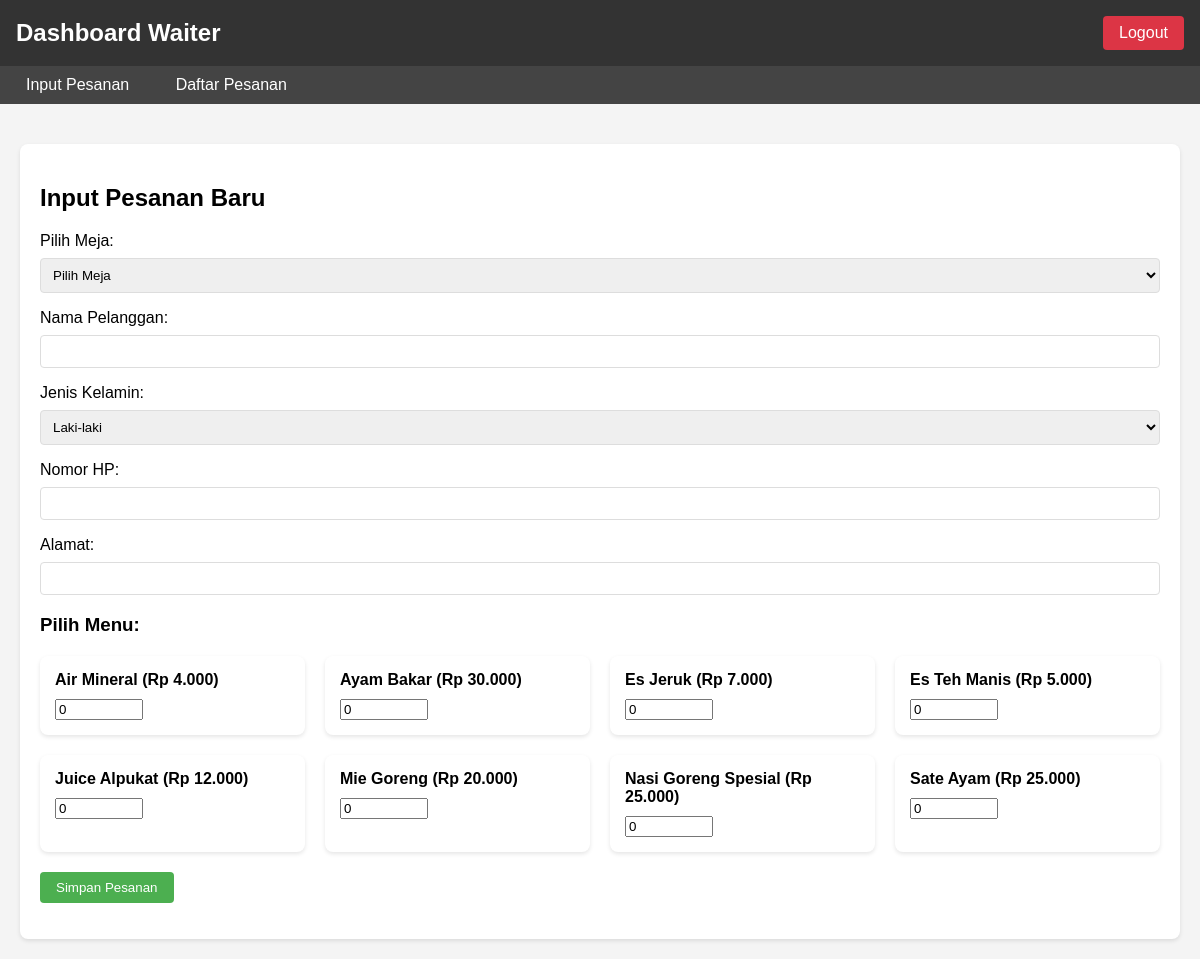
The app's page /pages/waiter/ (signed in) with its own data.
### tables this page shows
CREATE TABLE menu (
    id_menu BIGINT UNSIGNED PRIMARY KEY AUTO_INCREMENT,
    nama_menu VARCHAR(255) NOT NULL,
    harga INT NOT NULL,
    created_at TIMESTAMP DEFAULT CURRENT_TIMESTAMP,
    updated_at TIMESTAMP DEFAULT CURRENT_TIMESTAMP ON UPDATE CURRENT_TIMESTAMP
);

### pages/waiter/index.php (the view, shortened to what this page needs)
<?php
require_once '../../config/database.php';
$query_menu = "SELECT * FROM menu ORDER BY nama_menu ASC";
$result_menu = mysqli_query($conn, $query_menu);
?>
<!DOCTYPE html>
<html lang="id">
<head>
</head>
<body>
    <div class="header">
        <h1>Dashboard Waiter</h1>
        <a href="../../logout.php" class="btn btn-danger">Logout</a>
    </div>
    <div class="nav">
        <a href="index.php">Input Pesanan</a>
        <a href="pesanan.php">Daftar Pesanan</a>
    </div>
    <div class="container">
        <div class="form-container">
            <h2>Input Pesanan Baru</h2>
            <form method="POST">
                <div class="form-group">
                    <label for="meja_id">Pilih Meja:</label>
                    <select id="meja_id" name="meja_id" required>
                        <option value="">Pilih Meja</option>
                    </select>
                </div>
                <div class="form-group">
                    <label for="nama_pelanggan">Nama Pelanggan:</label>
                    <input type="text" id="nama_pelanggan" name="nama_pelanggan" required>
                </div>
                <div class="form-group">
                    <label for="jenis_kelamin">Jenis Kelamin:</label>
                    <select id="jenis_kelamin" name="jenis_kelamin" required>
                        <option value="laki-laki">Laki-laki</option>
                    </select>
                </div>
                <div class="form-group">
                    <label for="no_hp">Nomor HP:</label>
                    <input type="text" id="no_hp" name="no_hp">
                </div>
                <div class="form-group">
                    <label for="alamat">Alamat:</label>
                    <input type="text" id="alamat" name="alamat">
                </div>
                <h3>Pilih Menu:</h3>
                <div class="menu-list">
                    <?php mysqli_data_seek($result_menu, 0); ?>
                    <?php while ($menu = mysqli_fetch_assoc($result_menu)): ?>
                        <div class="menu-item">
                            <label>
                                <?php echo htmlspecialchars($menu['nama_menu']); ?>
                                (Rp <?php echo number_format($menu['harga'], 0, ',', '.'); ?>)
                            </label>
                            <input type="number" name="menu[<?php echo $menu['id_menu']; ?>]" value="0" min="0">
                        </div>
                    <?php endwhile; ?>
                </div>
                <div class="form-group" style="margin-top: 20px;">
                    <button type="submit" name="tambah_pesanan" class="btn btn-primary">Simpan Pesanan</button>
                </div>
            </form>
        </div>
    </div>
</body>
</html>

### pages/waiter/index.php (style rules this page uses)
body { font-family: Arial, sans-serif; margin: 0; padding: 0; background-color: #f4f4f4; }
.container { padding: 20px; }
.header { background-color: #333; color: white; padding: 1rem; display: flex; justify-content: space-between; align-items: center; }
.header h1 { margin: 0; font-size: 1.5rem; }
.nav { background-color: #444; padding: 10px; }
.nav a { color: white; text-decoration: none; padding: 8px 16px; margin-right: 10px; }
.btn { display: inline-block; padding: 8px 16px; border-radius: 4px; text-decoration: none; color: white; cursor: pointer; border: none; }
.btn-primary { background-color: #4CAF50; }
.btn-danger { background-color: #dc3545; }
.form-container { background-color: white; padding: 20px; border-radius: 8px; box-shadow: 0 2px 4px rgba(0,0,0,0.1); margin-top: 20px; }
.form-group { margin-bottom: 1rem; }
.form-group label { display: block; margin-bottom: 0.5rem; }
.form-group input, .form-group select { width: 100%; padding: 0.5rem; border: 1px solid #ddd; border-radius: 4px; box-sizing: border-box; }
.menu-list { display: grid; grid-template-columns: repeat(auto-fill, minmax(250px, 1fr)); gap: 20px; margin-top: 20px; }
.menu-item { background-color: white; padding: 15px; border-radius: 8px; box-shadow: 0 2px 4px rgba(0,0,0,0.1); }
.menu-item label { display: block; margin-bottom: 10px; font-weight: bold; }
.menu-item input[type="number"] { width: 80px; }

### records on screen
menu: nama_menu "Air Mineral", harga "4.000"
menu: nama_menu "Ayam Bakar", harga "30.000"
menu: nama_menu "Es Jeruk", harga "7.000"
menu: nama_menu "Es Teh Manis", harga "5.000"
menu: nama_menu "Juice Alpukat", harga "12.000"
menu: nama_menu "Mie Goreng", harga "20.000"
menu: nama_menu "Nasi Goreng Spesial", harga "25.000"
menu: nama_menu "Sate Ayam", harga "25.000"
